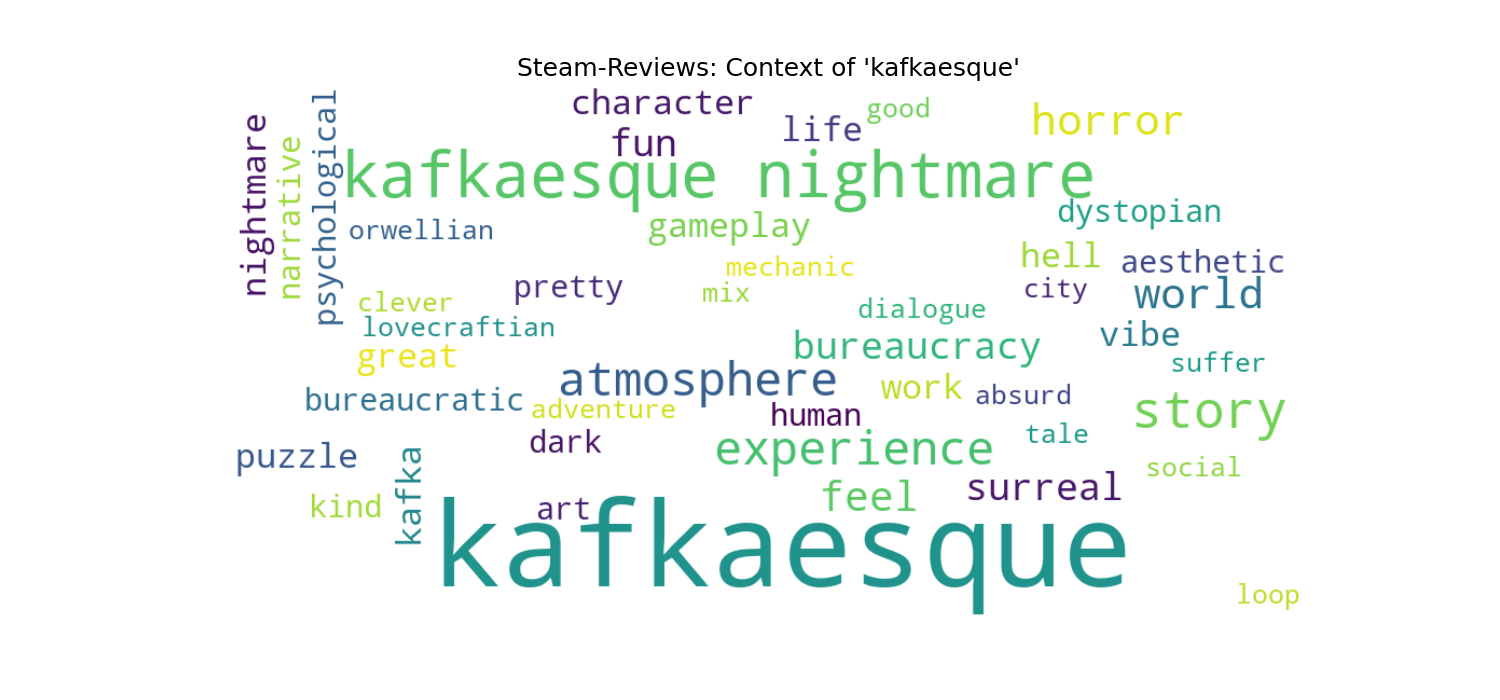

This figure's Python source:
from collections import Counter
from wordcloud import WordCloud
import matplotlib.pyplot as plt

import pandas as pd
import re
import nltk
import spacy
import random
from langdetect import detect, LangDetectException
from wordcloud import STOPWORDS

# manuell gewählte Stopwords
custom_stopwords = STOPWORDS.union(set(["game", "find", "play", "one", "give", "contain","way", "even", "say", "bit", "buy", "try", "seem", "find", "make", "go", "give", "word", "far", "truly", "despite", "think", "thing", "absolutely", "something", "nothing", "well", "back", "set", "man", "quite", "become", "though", "lot", "take", "begin"]))


nltk.download('stopwords')
from nltk.corpus import stopwords

# Lade spaCy-Modell (Englisch)
nlp_en = spacy.load("en_core_web_sm")
stopwords_en = set(stopwords.words('english'))

# Bereinigen + Lemmatisieren 
    
def clean_and_lemmatize(text):
    text = str(text).lower()
    text = re.sub(r"http\S+", "", text)         # URLs entfernen
    text = re.sub(r"[^\w\s]", "", text)         # Sonderzeichen entfernen
    text = re.sub(r"\d+", "", text)             # Zahlen entfernen

    doc = nlp_en(text)
    tokens = [token.lemma_ for token in doc if token.text not in stopwords_en]

    return " ".join(tokens)

# Funktion zur Sprachenerkennung mit Fehlerbehandlung
def detect_language(text):
    if not isinstance(text, str) or text.strip() == "":
        return 'unknown'
    try:
        return detect(text)
    except LangDetectException:
        return 'unknown'

# Steam-Daten laden (hier: Excel mit 'review'-Spalte)
dfSteam = pd.read_excel("Steam-Reviews_KAFKA.xlsx")
print(dfSteam.columns)

# Sprache erkennen
dfSteam['detected_language'] = dfSteam['review'].apply(detect_language)

# Nur englische Reviews auswählen
dfSteam_en = dfSteam[dfSteam['detected_language'] == 'en'].copy()
print(f"Anzahl englischer Reviews: {len(dfSteam_en)}")

# Bereinigen pro Zeile
dfSteam_en["cleaned_text"] = dfSteam_en["review"].apply(clean_and_lemmatize)

# Schritt 1: 
texts = dfSteam_en["cleaned_text"].dropna().tolist()

# Schritt 2: Kontextwörter von 'kafkaesk' erfassen
window_size = 3
kafkaesk_context_words = []

for text in texts:
    words = text.split()
    for i, word in enumerate(words):
        if word == 'kafkaesque':
            start = max(i - window_size, 0)
            end = min(i + window_size + 1, len(words))
            kafkaesk_context_words.extend(words[start:end])

# Häufigkeiten berechnen
freq_kafkaesk = Counter(kafkaesk_context_words)

print("Top 15 Wörter im Kontext von 'kafkaesk':")
print(freq_kafkaesk.most_common(15))

text_for_wordcloud = ' '.join(kafkaesk_context_words)

wordcloud = WordCloud(width=1000, height=500, background_color='white', max_words=45, stopwords=custom_stopwords).generate(text_for_wordcloud)

plt.figure(figsize=(15, 7))
plt.imshow(wordcloud, interpolation='bilinear')
plt.axis('off')
plt.title("Steam-Reviews: Context of 'kafkaesque'", fontsize=18)
plt.show()
